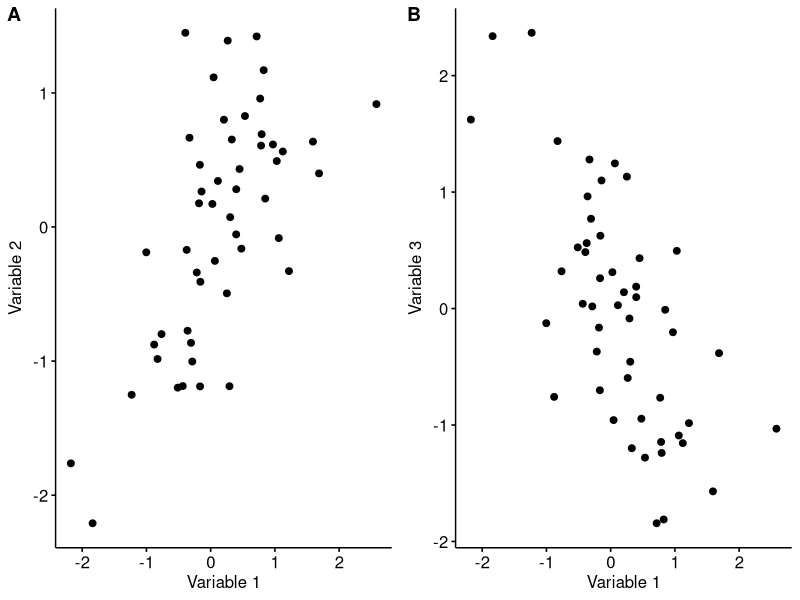

Write R code to recreate this figure.
## ---- chunk 1
library(data.table)
library(ggpubr)
library(cowplot)
## ---- chunk 2
set.seed(1)
n <- 50
r <- 0.7
alpha <- sqrt(r)
z <- rnorm(n)
y1 <- alpha*z + sqrt(1-r)*rnorm(n)
y2 <- alpha*z + sqrt(1-r)*rnorm(n)
y3 <- -alpha*z + sqrt(1-r)*rnorm(n)
fd <- data.table(y1=y1, y2=y2, y3=y3)
gg1 <- ggscatter(data=fd, x="y1", y="y2") +
  xlab("Variable 1") +
  ylab("Variable 2") +
  NULL
gg2 <- ggscatter(data=fd, x="y1", y="y3") +
  xlab("Variable 1") +
  ylab("Variable 3") +
  NULL
plot_grid(gg1, gg2, nrow=1, labels="AUTO")
